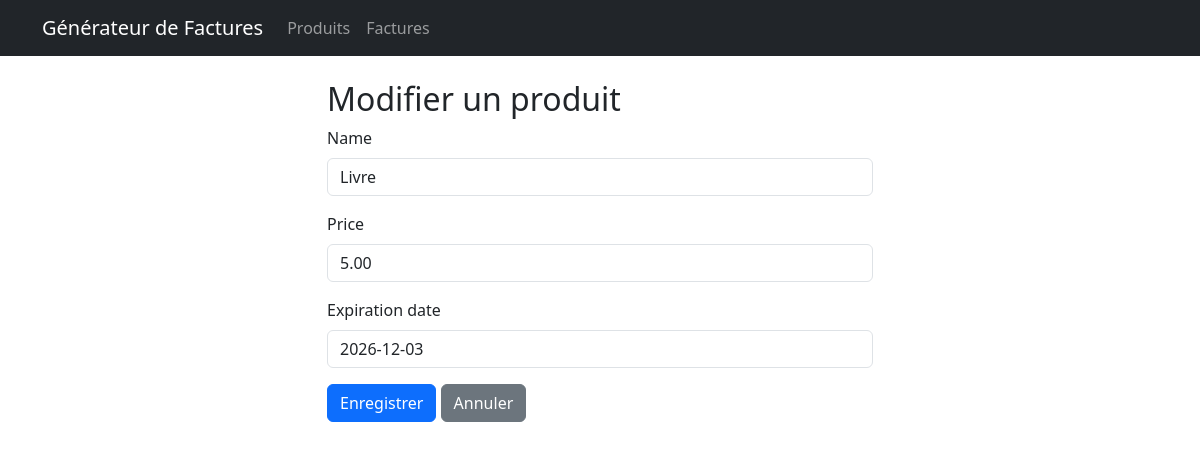
/product/7/edit/, run on the app's committed database.
### main/models.py (models this page shows, shortened)
class Product(models.Model):
    name = models.CharField(max_length=100)
    price = models.DecimalField(max_digits=10, decimal_places=2)
    expiration_date = models.DateField(null=True, blank=True)

### main/views.py (the view)
# urls.py: path('product/<int:pk>/edit/', views.ProductUpdateView.as_view(), name='product-edit'),
class ProductUpdateView(UpdateView):
    model = Product
    template_name = 'main/product_form.django-html.html'
    fields = ['name', 'price', 'expiration_date']
    success_url = reverse_lazy('main:product-list')

### main/templatetags/form_tags.py (called while the page is built)
@register.filter(name='addclass')
def addclass(field, css):
    return field.as_widget(attrs={'class': css})

### main/templates/main/product_form.django-html.html (shortened to what this page needs)
{% extends 'main/base.django-html.html' %}
{% load form_tags %}
{% block content %}
<div class="row">
    <div class="col-md-6 offset-md-3">
        <h2>{% if form.instance.pk %}Modifier{% else %}Ajouter{% endif %} un produit</h2>
        <form method="post">
            {% for field in form %}
            <div class="mb-3">
                <label for="{{ field.id_for_label }}" class="form-label">{{ field.label }}</label>
                {{ field|addclass:"form-control" }}
            </div>
            {% endfor %}
            <button type="submit" class="btn btn-primary">Enregistrer</button>
            <a href="{% url 'main:product-list' %}" class="btn btn-secondary">Annuler</a>
        </form>
    </div>
</div>
{% endblock %}

### data on the page
Product: form "Livre" "5.00" "2026-12-03"

### other printed values
{{ field.label }} "Name" "Price" "Expiration date"
